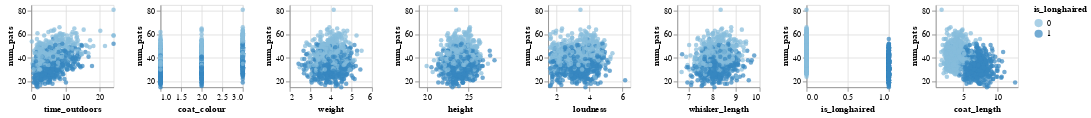

Write notebook code for a chart like this one.
### Code cell
col_names = cat_df.columns.tolist()
predictor_names = col_names.copy()
predictor_names.remove("num_pats")

alt.Chart(cat_df).mark_circle().encode(
    alt.X(alt.repeat("column"), type='quantitative', scale=alt.Scale(zero=False)),
    alt.Y(alt.repeat("row"), type='quantitative', scale=alt.Scale(zero=False)),
    color = "is_longhaired:O" #O here stands for Ordinal since longhaired is ordinal; N would be Nominal
).properties(
    width=100,
    height=100
).repeat(
    row=["num_pats"],
    column=predictor_names
)

# When you have continuous variables, plot here like this, but with categorical, good to use colour, which is why he did that

### Figure 1 — Vega-Lite specification as saved in the notebook (floating-point values rounded to 4 significant figures; data arrays with more than 128 entries replaced by an {"elided": "..."} marker saying what was removed)
{"config": {"view": {"continuousWidth": 400, "continuousHeight": 300}}, "repeat": {"column": ["time_outdoors", "coat_colour", "weight", "height", "loudness", "whisker_length", "is_longhaired", "coat_length"], "row": ["num_pats"]}, "spec": {"data": {"name": "data-21eed61138ec9af1c2fe813b9063a278"}, "mark": "circle", "encoding": {"color": {"type": "ordinal", "field": "is_longhaired"}, "x": {"type": "quantitative", "field": {"repeat": "column"}, "scale": {"zero": false}}, "y": {"type": "quantitative", "field": {"repeat": "row"}, "scale": {"zero": false}}}, "height": 100, "width": 100}, "$schema": "https://vega.github.io/schema/vega-lite/v4.8.1.json", "datasets": {"data-21eed61138ec9af1c2fe813b9063a278": {"elided": "1000 records"}}}
